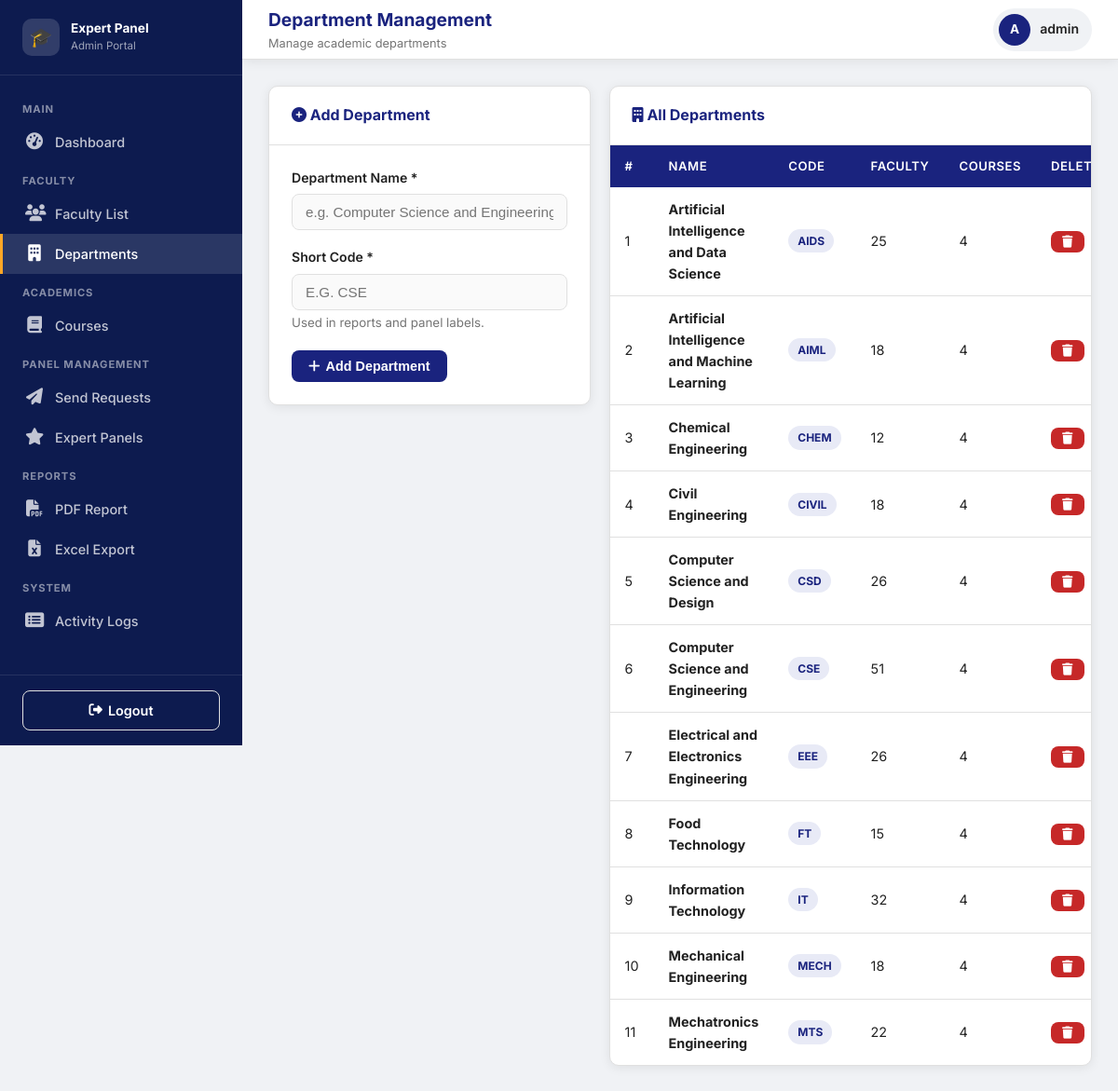
The page /admin/departments (signed in) on the database its author committed.
### models.py (models this page shows, shortened)
class Admin(UserMixin, db.Model):
    __tablename__ = "admins"
    id = db.Column(db.Integer, primary_key=True)
    username = db.Column(db.String(80), unique=True, nullable=False)
    email = db.Column(db.String(120), unique=True, nullable=False)
    password_hash = db.Column(db.String(256), nullable=False)
    created_at = db.Column(db.DateTime, default=lambda: datetime.now(timezone.utc))

class Department(db.Model):
    __tablename__ = "departments"
    id = db.Column(db.Integer, primary_key=True)
    name = db.Column(db.String(150), unique=True, nullable=False)
    short_code = db.Column(db.String(20), unique=True, nullable=False)
    created_at = db.Column(db.DateTime, default=lambda: datetime.now(timezone.utc))
    faculty = db.relationship("Faculty", back_populates="department", lazy="dynamic")
    courses = db.relationship("Course", back_populates="department", lazy="dynamic")

### routes/admin_routes.py (the view)
@admin_bp.route("/departments")
@login_required
@admin_only
def departments():
    depts = Department.query.order_by(Department.name).all()
    return render_template("admin/departments.html", departments=depts)

### app.py (called while the page is built)
@login_manager.user_loader
def load_user(user_id: str):
    if user_id.startswith("admin-"):
        return Admin.query.get(int(user_id.split("-", 1)[1]))
    elif user_id.startswith("faculty-"):
        return Faculty.query.get(int(user_id.split("-", 1)[1]))
    return None

### routes/admin_routes.py (called while the page is built)
def admin_only(f):
    from functools import wraps
    @wraps(f)
    def decorated(*args, **kwargs):
        if not current_user.is_authenticated or not isinstance(current_user._get_current_object(), Admin):
            flash("Admin access required.", "danger")
            return redirect(url_for("admin.login"))
        return f(*args, **kwargs)
    return decorated

### templates/admin/departments.html (shortened to what this page needs)
{% extends "admin/base_admin.html" %}
{% block page_title %}Department Management{% endblock %}
{% block page_subtitle %}Manage academic departments{% endblock %}
{% block content %}
<div style="display:grid;grid-template-columns:1fr 1.5fr;gap:20px;align-items:start;">
  <div class="card">
    <div class="card-header"><h3><i class="fas fa-plus-circle"></i> Add Department</h3></div>
    <div class="card-body">
      <form method="POST" action="{{ url_for('admin.add_department') }}">
        <div class="form-group">
          <label>Department Name *</label>
          <input type="text" name="name" class="form-control" required
                 placeholder="e.g. Computer Science and Engineering">
        </div>
        <div class="form-group">
          <label>Short Code *</label>
          <input type="text" name="short_code" class="form-control" required maxlength="10"
                 placeholder="e.g. CSE" style="text-transform:uppercase;">
          <small class="text-muted">Used in reports and panel labels.</small>
        </div>
        <button type="submit" class="btn btn-primary">
          <i class="fas fa-plus"></i> Add Department
        </button>
      </form>
    </div>
  </div>
  <div class="card">
    <div class="card-header"><h3><i class="fas fa-building"></i> All Departments</h3></div>
    <div class="table-container">
      <table class="data-table">
        <thead>
          <tr><th>#</th><th>Name</th><th>Code</th><th>Faculty</th><th>Courses</th><th>Delete</th></tr>
        </thead>
        <tbody>
          {% for d in departments %}
          <tr>
            <td>{{ loop.index }}</td>
            <td class="font-bold">{{ d.name }}</td>
            <td><span class="badge badge-internal">{{ d.short_code }}</span></td>
            <td>{{ d.faculty.count() }}</td>
            <td>{{ d.courses.count() }}</td>
            <td>
              <form method="POST" action="{{ url_for('admin.delete_department', did=d.id) }}"
                    onsubmit="return confirm('Delete {{ d.name }}? This cannot be undone if empty.');">
                <button type="submit" class="btn btn-danger btn-sm">
                  <i class="fas fa-trash"></i>
                </button>
              </form>
            </td>
          </tr>
          {% else %}
          <tr><td colspan="6"><div class="empty-state"><div class="empty-icon">🏫</div><h3>No departments yet</h3></div></td></tr>
          {% endfor %}
        </tbody>
      </table>
    </div>
  </div>
</div>
{% endblock %}

### templates/admin/base_admin.html (shortened to what this page needs)
<!DOCTYPE html>
<html lang="en">
<head>
  <link rel="stylesheet" href="https://cdnjs.cloudflare.com/ajax/libs/font-awesome/6.5.0/css/all.min.css">
  <link rel="stylesheet" href="{{ url_for('static', filename='css/style.css') }}">
</head>
<body>
<div class="layout">
  <aside class="sidebar">
    <div class="sidebar-brand">
      <div class="brand-icon">🎓</div>
      <div>
        <div class="brand-text">Expert Panel</div>
        <div class="brand-sub">Admin Portal</div>
      </div>
    </div>
    <nav class="sidebar-nav">
      <div class="nav-section-label">Main</div>
      <a href="{{ url_for('admin.dashboard') }}" class="nav-item">
        <i class="nav-icon fas fa-tachometer-alt"></i> Dashboard
      </a>
      <div class="nav-section-label">Faculty</div>
      <a href="{{ url_for('admin.faculty_list') }}" class="nav-item">
        <i class="nav-icon fas fa-users"></i> Faculty List
      </a>
      <a href="{{ url_for('admin.departments') }}" class="nav-item">
        <i class="nav-icon fas fa-building"></i> Departments
      </a>
      <div class="nav-section-label">Academics</div>
      <a href="{{ url_for('admin.courses') }}" class="nav-item">
        <i class="nav-icon fas fa-book"></i> Courses
      </a>
      <div class="nav-section-label">Panel Management</div>
      <a href="{{ url_for('admin.manage_requests') }}" class="nav-item">
        <i class="nav-icon fas fa-paper-plane"></i> Send Requests
      </a>
      <a href="{{ url_for('admin.view_panels') }}" class="nav-item">
        <i class="nav-icon fas fa-star"></i> Expert Panels
      </a>
      <div class="nav-section-label">Reports</div>
      <a href="{{ url_for('admin.report_all_pdf') }}" class="nav-item">
        <i class="nav-icon fas fa-file-pdf"></i> PDF Report
      </a>
      <a href="{{ url_for('admin.report_excel') }}" class="nav-item">
        <i class="nav-icon fas fa-file-excel"></i> Excel Export
      </a>
      <div class="nav-section-label">System</div>
      <a href="{{ url_for('admin.activity_logs') }}" class="nav-item">
        <i class="nav-icon fas fa-list-alt"></i> Activity Logs
      </a>
    </nav>
    <div class="sidebar-footer">
      <a href="{{ url_for('admin.logout') }}" class="btn btn-outline" style="width:100%;justify-content:center;">
        <i class="fas fa-sign-out-alt"></i> Logout
      </a>
    </div>
  </aside>
  <div class="main-content">
    <div class="topbar">
      <div class="topbar-left">
        <h1>{% block page_title %}Dashboard{% endblock %}</h1>
        <p>{% block page_subtitle %}{% endblock %}</p>
      </div>
      <div class="topbar-right">
        <div class="user-badge">
          <div class="user-avatar">
            {{ current_user.username[0].upper() if current_user.is_authenticated else 'A' }}
          </div>
          <span class="user-name">{{ current_user.username if current_user.is_authenticated else 'Admin' }}</span>
        </div>
      </div>
    </div>
    <div class="page-content">
      {% block content %}{% endblock %}
    </div>
  </div>
</div>
</body>
</html>

### rows shown on the page
Admin: username "A", username "admin"
Department: name "Artificial Intelligence and Data Science", short_code "AIDS", faculty.count "25", courses.count "4"
Department: name "Artificial Intelligence and Machine Learning", short_code "AIML", faculty.count "18", courses.count "4"
Department: name "Chemical Engineering", short_code "CHEM", faculty.count "12", courses.count "4"
Department: name "Civil Engineering", short_code "CIVIL", faculty.count "18", courses.count "4"
Department: name "Computer Science and Design", short_code "CSD", faculty.count "26", courses.count "4"
Department: name "Computer Science and Engineering", short_code "CSE", faculty.count "51", courses.count "4"
Department: name "Electrical and Electronics Engineering", short_code "EEE", faculty.count "26", courses.count "4"
Department: name "Food Technology", short_code "FT", faculty.count "15", courses.count "4"
Department: name "Information Technology", short_code "IT", faculty.count "32", courses.count "4"
Department: name "Mechanical Engineering", short_code "MECH", faculty.count "18", courses.count "4"
Department: name "Mechatronics Engineering", short_code "MTS", faculty.count "22", courses.count "4"
